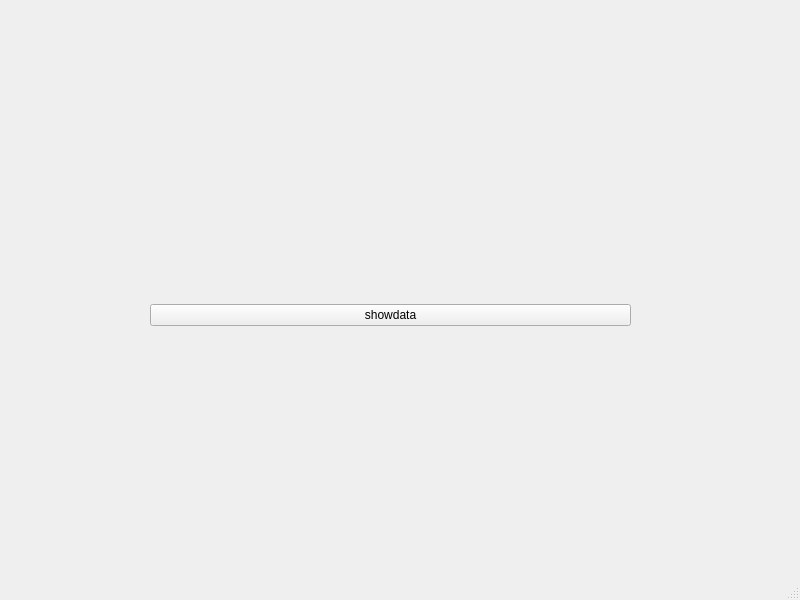
<?xml version="1.0" encoding="UTF-8"?>
<ui version="4.0">
 <class>MainWindow</class>
 <widget class="QMainWindow" name="MainWindow">
  <property name="geometry">
   <rect>
    <x>0</x>
    <y>0</y>
    <width>800</width>
    <height>600</height>
   </rect>
  </property>
  <property name="windowTitle">
   <string>MainWindow</string>
  </property>
  <widget class="QWidget" name="centralwidget">
   <widget class="QWidget" name="layoutWidget">
    <property name="geometry">
     <rect>
      <x>150</x>
      <y>260</y>
      <width>481</width>
      <height>111</height>
     </rect>
    </property>
    <layout class="QHBoxLayout" name="horizontalLayout">
     <property name="spacing">
      <number>30</number>
     </property>
     <item>
      <widget class="QPushButton" name="pushButton_show">
       <property name="text">
        <string>showdata</string>
       </property>
      </widget>
     </item>
    </layout>
   </widget>
  </widget>
  <widget class="QMenuBar" name="menubar">
   <property name="geometry">
    <rect>
     <x>0</x>
     <y>0</y>
     <width>800</width>
     <height>22</height>
    </rect>
   </property>
  </widget>
  <widget class="QStatusBar" name="statusbar"/>
 </widget>
 <resources/>
 <connections/>
</ui>
